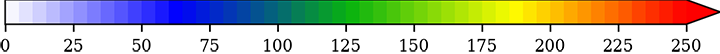
#> input picture images/bar_PM10.png, 720 x 54 px
$ python colores.py
#> lines starting #> are read from the running program, lines starting #| are printed output that depends on the picture
from PIL import Image
import matplotlib.pyplot as plt
def graficar_recta_colores(colores_hex, valores=None, titulo="Recta de colores"):
    n = len(colores_hex)
    fig, ax = plt.subplots(figsize=(16, 2))

    for i, color in enumerate(colores_hex):
        ax.add_patch(plt.Rectangle((i, 0), 1, 1, color=color))
        if valores and i % max(1, n // 20) == 0:
            ax.text(i + 0.5, -0.3, str(valores[i]), ha='center', va='top', fontsize=8)

    ax.set_xlim(0, n)
    ax.set_ylim(-0.5, 1)
    ax.axis('off')
    plt.title(titulo)
    plt.tight_layout()
    plt.show()
# Cargar la imagen
img = Image.open("./images/bar_PM10.png").convert("RGB")
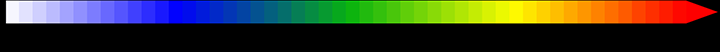
#> img: PIL image 720x54 RGB; mean R, G, B 63.9, 65.7, 49.7

# Usamos la fila central de la imagen
y = img.height // 4
#> y = 13

# Extraer colores pixel por pixel de esa fila
colors = []
for x in range(img.width):
    r, g, b = img.getpixel((x, y))
    hex_color = "#{:02x}{:02x}{:02x}".format(r, g, b)
    if not colors or colors[-1] != hex_color: # Evita repeticiones consecutivas
        colors.append(hex_color)
#> this loop made 720 passes
#> (r, g, b, hex_color) on passes 1 to 3: (0, 0, 0, '#000000'), (0, 0, 0, '#000000'), (0, 0, 0, '#000000')
#> after the loop, colors = 221 items, first 6: '#000000', '#171717', '#e5e5ed', '#ffffff', '#f6f6fe', '#f7f7fe'

# Mostrar resultado
print("Colores únicos en la recta horizontal:")
for i, color in enumerate(colors):
    print(f"{color}")
#> this loop made 221 passes
#> color on passes 1 to 3: '#000000', '#171717', '#e5e5ed'
#| #000000
#| #171717
#| #e5e5ed
#| #ffffff
#| #f6f6fe
#| #f7f7fe
#| #f5f5fe
#| #e3e3fe
#> (further printed lines are left out)

graficar_recta_colores(colors)
#> in graficar_recta_colores, `n = len(colores_hex)`: n = 221
#> the loop in graficar_recta_colores, `for i, color in enumerate(colores_hex):` made 221 passes
#> in graficar_recta_colores, `plt.show()`:
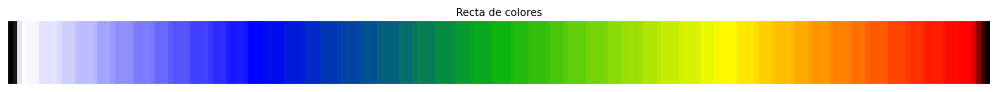
#> figure drawn by matplotlib, 1 panel

$ run again, with images/bar_PM25.png copied over images/bar_PM10.png
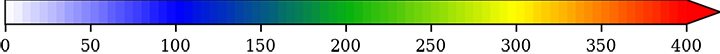
#> input picture images/bar_PM25.png, 720 x 54 px
#> the loop `for x in range(img.width):` made 720 passes
#> (r, g, b, hex_color) on passes 1 to 3: (0, 0, 0, '#000000'), (0, 0, 0, '#000000'), (0, 0, 0, '#000000')
#> after the loop `for x in range(img.width):`: colors = 332 items, first 6: '#000000', '#171717', '#e9e9ed', '#ffffff', '#fafafe', '#fcfcfe'
#> the loop `for i, color in enumerate(colors):` made 332 passes
#> color on passes 1 to 3: '#000000', '#171717', '#e9e9ed'
#> (printed output is left out)
#> n = 332
#> the loop in graficar_recta_colores, `for i, color in enumerate(colores_hex):` made 332 passes
#> in graficar_recta_colores, `plt.show()`:
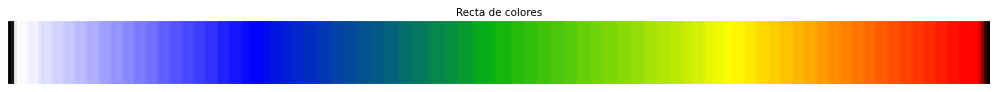
#> figure drawn by matplotlib, 1 panel

$ run again, with images/bar_CO.png copied over images/bar_PM10.png
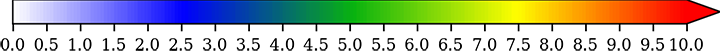
#> input picture images/bar_CO.png, 720 x 53 px
#> `img = Image.open("./images/bar_PM10.png").convert("RGB")`:
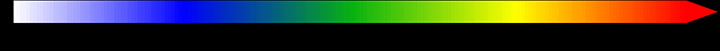
#> img: PIL image 720x53 RGB; mean R, G, B 63.5, 65.2, 49.4
#> the loop `for x in range(img.width):` made 720 passes
#> (r, g, b, hex_color) on passes 1 to 3: (0, 0, 0, '#000000'), (0, 0, 0, '#000000'), (0, 0, 0, '#000000')
#> after the loop `for x in range(img.width):`: colors = 528 items, first 6: '#000000', '#6a6a6a', '#ffffff', '#fbfbfe', '#f9f9fe', '#fbfbfe'
#> the loop `for i, color in enumerate(colors):` made 528 passes
#> color on passes 1 to 3: '#000000', '#6a6a6a', '#ffffff'
#> (printed output is left out)
#> n = 528
#> the loop in graficar_recta_colores, `for i, color in enumerate(colores_hex):` made 528 passes
#> in graficar_recta_colores, `plt.show()`:
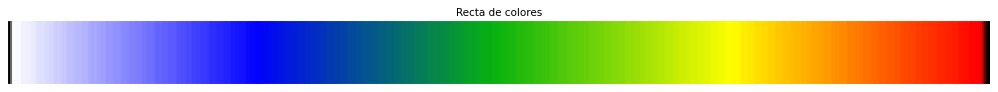
#> figure drawn by matplotlib, 1 panel

$ run again, with images/bar_NO2.png copied over images/bar_PM10.png
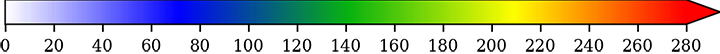
#> input picture images/bar_NO2.png, 720 x 54 px
#> the loop `for x in range(img.width):` made 720 passes
#> (r, g, b, hex_color) on passes 1 to 3: (0, 0, 0, '#000000'), (0, 0, 0, '#000000'), (0, 0, 0, '#000000')
#> after the loop `for x in range(img.width):`: colors = 511 items, first 6: '#000000', '#191919', '#ededec', '#ffffff', '#fafafe', '#f7f7fe'
#> the loop `for i, color in enumerate(colors):` made 511 passes
#> color on passes 1 to 3: '#000000', '#191919', '#ededec'
#> (printed output is left out)
#> n = 511
#> the loop in graficar_recta_colores, `for i, color in enumerate(colores_hex):` made 511 passes
#> in graficar_recta_colores, `plt.show()`:
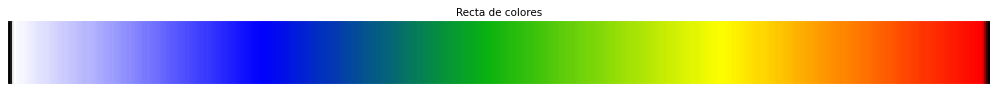
#> figure drawn by matplotlib, 1 panel
